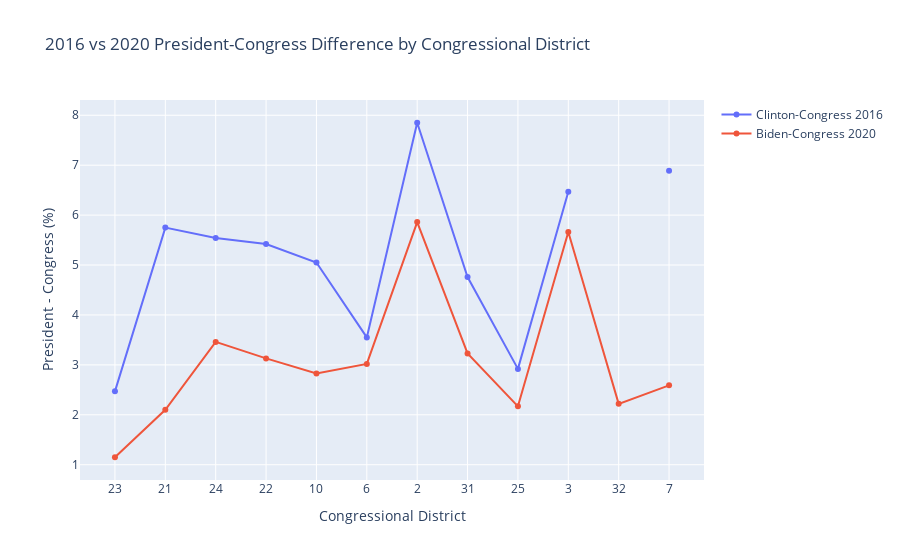

This figure's notebook cell:
### Markdown cell above
# III. 2016 vs 2020 President-Congress Difference by CD

### Code cell
fig = go.Figure()
fig.add_trace(go.Scatter(x=data['CD'], y=data['2016 PRES-REP'],
                    mode='lines+markers',
                    name='Clinton-Congress 2016'))
fig.add_trace(go.Scatter(x=data['CD'], y=data['2020 PRES-REP'],
                    mode='lines+markers',
                    name="Biden-Congress 2020"))
fig.update_xaxes(type='category',title_text='Congressional District')
fig.update_yaxes(title_text='President - Congress (%)')
fig.update_layout(title='2016 vs 2020 President-Congress Difference by Congressional District',
                 barmode='group',bargap=0.5)
fig.show()
fig.write_html("plot3.html")

### Figure 1 — Plotly figure (JSON) as saved in the notebook; plotly's stock layout.template omitted (floating-point values rounded to 4 significant figures)
{"data": [{"mode": "lines+markers", "name": "Clinton-Congress 2016", "type": "scatter", "x": ["23", "21", "24", "22", "10", "6", "2", "31", "25", "3", "32", "7"], "y": ["2.47%", "5.75%", "5.54%", "5.42%", "5.05%", "3.55%", "7.85%", "4.76%", "2.92%", "6.47%", null, "6.89%"]}, {"mode": "lines+markers", "name": "Biden-Congress 2020", "type": "scatter", "x": ["23", "21", "24", "22", "10", "6", "2", "31", "25", "3", "32", "7"], "y": ["1.15%", "2.10%", "3.46%", "3.13%", "2.83%", "3.02%", "5.86%", "3.23%", "2.17%", "5.66%", "2.22%", "2.59%"]}], "layout": {"bargap": 0.5, "barmode": "group", "title": {"text": "2016 vs 2020 President-Congress Difference by Congressional District"}, "xaxis": {"title": {"text": "Congressional District"}, "type": "category"}, "yaxis": {"title": {"text": "President - Congress (%)"}}}}
